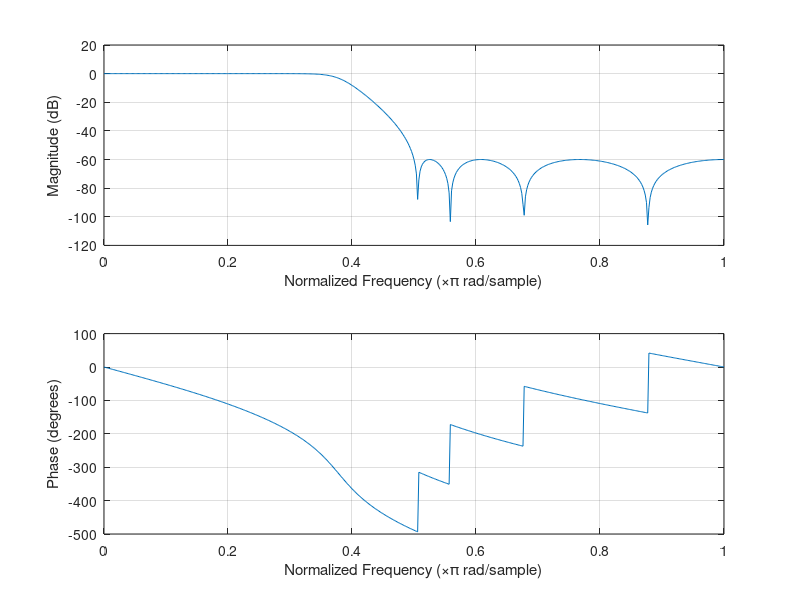
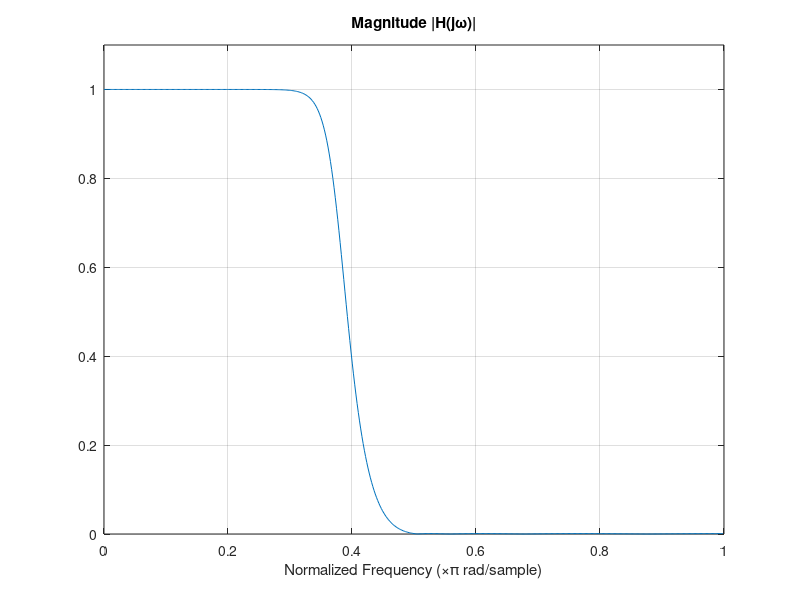

These figures' MATLAB source, in order:
Wp = 0.3;                           % frequencia de fim da 
                                    % faixa de passagem normalizada 
                                    % (dividida por pi)

Wr = 0.5;                           % frequencia de inicio da faixa 
                                    % de rejeicao normalizada

delta = 1-0.005;                    % ripple linear

deltadB = abs(20*log10(delta));     % ripple em dB
                                    % para cheby1, ripple tem que ser
                                    % positivo

A = 60;                             % atenuacao na faixa de rejeicao

%-----definindo o filtro-----%
[n,Wn]=cheb2ord(Wp,Wr,deltadB,A);   % n: ordem do filtro
                                    % Wn: frequência de 3dB

[b,a] = cheby2(n,A,Wr);             % b: coef. do numerador de H(z)
                                    % a: coef. do denominador de H(z)

[h,w] = freqz(b,a);                 % resposta em frequencia
figure('units', 'centimeters', 'position', [3, 3, 20, 9])
freqz(b,a)                          % plot da resposta em frequencia

%-----grafico da resposta em escala linear-----%
figure('units', 'centimeters', 'position', [3, 3, 20, 5])
plot(w/pi,abs(h))
grid on
xlabel('Normalized Frequency (\times\pi rad/sample)')
title('Magnitude |H(j\omega)|')
ylim([0 1.1])